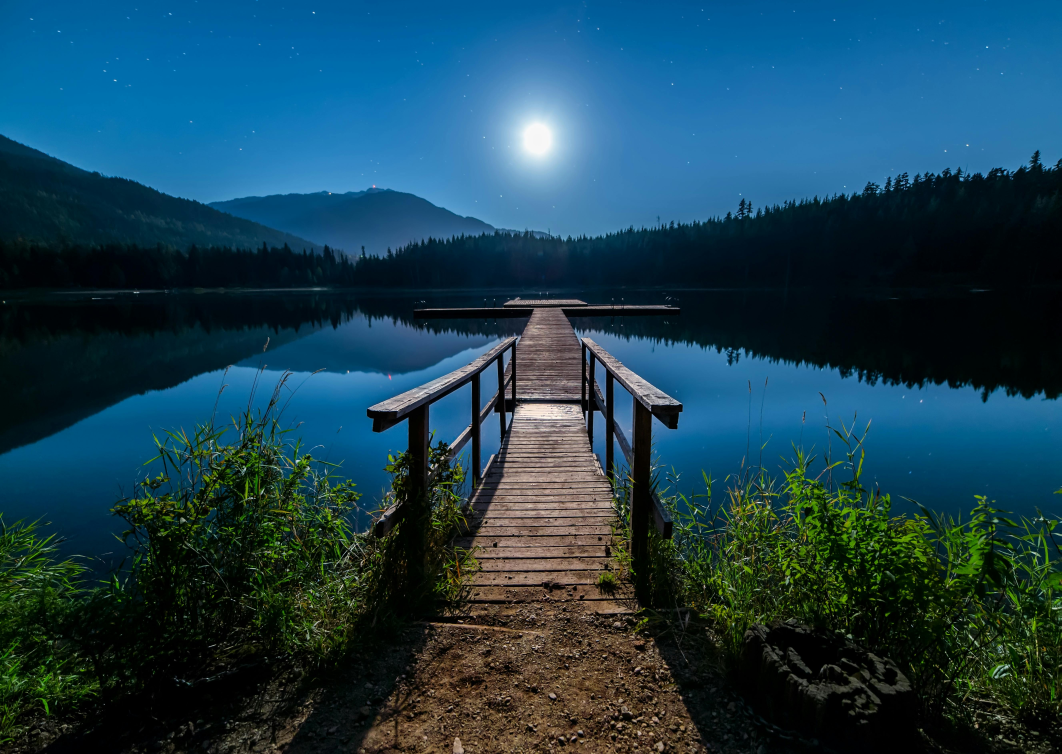
#> input picture Python Programming Certification/SelfPaced/Web Scrapping/image.jpg, 5306 x 3770 px (shown at 1/5 size)
$ jupyter execute --allow-errors OpenCVandBokeh.ipynb
#> lines starting #> are read from the running program, lines starting #| are printed output that depends on the picture; after the words box and inside, x2 and y2 are one past the last pixel; in counts of white or black regions, pixels touching at a corner belong together
[cell 1]
import scrapy
from scrapy.crawler import CrawlerRunner

[cell 2]
import crochet
crochet.setup

[cell 3]
class BookSpider(scrapy.Spider):
    name='BookSpider'
    start_urls=[
        'http://books.toscrape.com/page/1.html',
        'http://books.toscrape.com/page/2.html',
        'http://books.toscrape.com/page/3.html']

    def start_requests(self):
        return [scrapy.Request(url=url,callback=self.parse) for url in urls]

    def parse(self,response):
        book_list=response.css('article.product_pod>h3>a::attr(title)').getall()

        for i in book_list:
            print(i)

[cell 4]
from scrapy.crawler import CrawlerRunner
from scrapy.utils.project import get_project_settings

custom_settings = {
    'USER_AGENT': 'Mozilla/4.0 (compatible; MSIE 7.0; Windows NT 5.1)'
}

#> (the rest of this cell did not finish here and is left out)

[cell 5]
from twisted.internet import reactor
reactor.run()
#> (this line was passed over: twisted is not available in this run)

# Open Cv for Image

[cell 6]
import cv2

img=cv2.imread("image.jpg",1)
#> img is the input picture: shape (3770, 5306, 3); mean B, G, R 81.6, 64.9, 26.4
img_1=cv2.imread("image2.jpg",0)
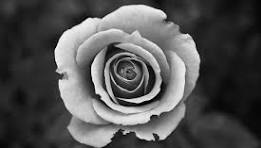
#> input picture Python Programming Certification/SelfPaced/Web Scrapping/image2.jpg, 261 x 148 px
#> img_1 is the input picture: shape (148, 261); min 0, max 255, mean 82.7
print(type(img_1))
#| <class 'numpy.ndarray'>
print(img_1)
#> (printed output is left out)
print(img_1.shape)
#| (148, 261)

[cell 7]
cv2.imshow('image2',img_1)
cv2.waitKey(0)
cv2.destroyAllWindows()

[cell 8]
import cv2

img_1 = cv2.imread("image2.jpg", 0)
resized_img = cv2.resize(img_1, (650, 500))
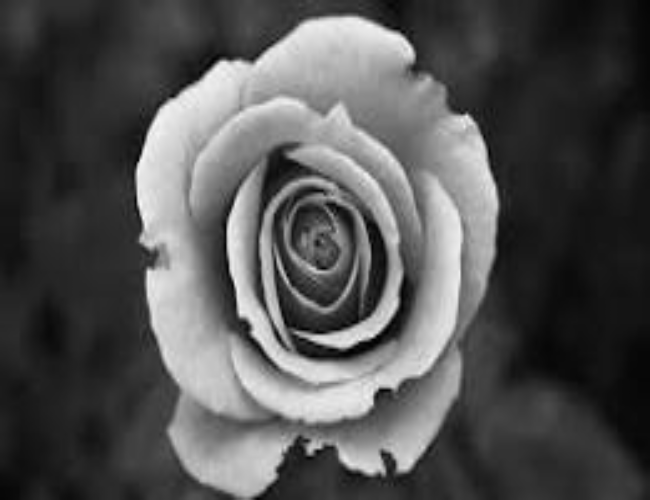
#> resized_img: shape (500, 650); min 1, max 248, mean 82.6

cv2.imshow("image2", resized_img)
cv2.waitKey(0)
cv2.destroyAllWindows()

# Face detection

[cell 9]
import cv2

face_cascade = cv2.CascadeClassifier(cv2.data.haarcascades + "haarcascade_frontalface_default.xml")
img = cv2.imread("Photo.JPG")
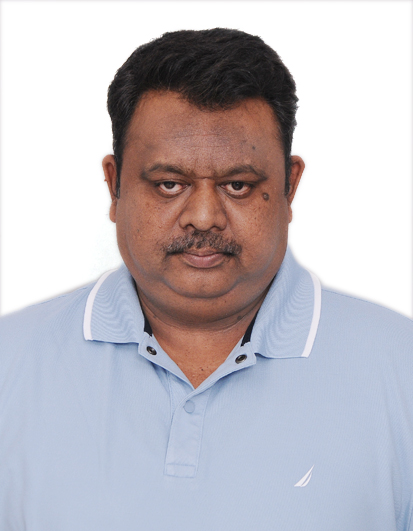
#> input picture Python Programming Certification/SelfPaced/Web Scrapping/Photo.JPG, 413 x 531 px
#> img is the input picture: shape (531, 413, 3); mean B, G, R 194.7, 188.4, 192.5
gray_img = cv2.cvtColor(img, cv2.COLOR_BGR2GRAY)
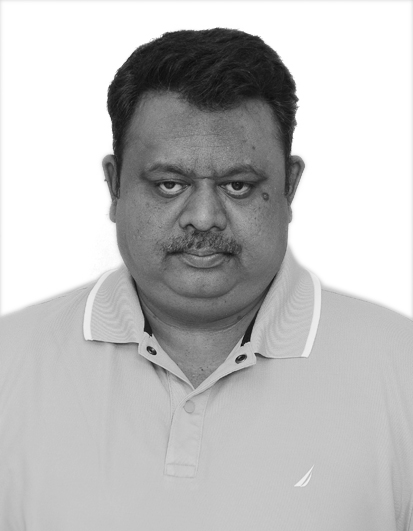
#> gray_img: shape (531, 413); min 9, max 255, mean 190.4
faces = face_cascade.detectMultiScale(gray_img, scaleFactor=1.05, minNeighbors=5)
#> faces = [[96, 103, 212, 212]]

#print(type(faces))
#print(faces)

for x,y,w,h in faces:
    img=cv2.rectangle(img,(x,y),(x+w , y+h),(0,255,0),3)
#> this loop made 1 pass
#> pass 1, `img=cv2.rectangle(img,(x,y),(x+w , y+h),(0,255,0),3)`:
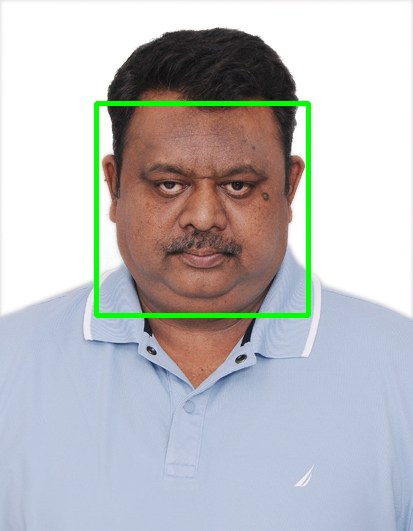
#> img: shape (531, 413, 3); 1.93% of pixels changed, all inside (x1, y1, x2, y2) = (94, 101, 311, 318)

resized=cv2.resize(img, (int(img.shape[1]/7),int(img.shape[1]/7)))
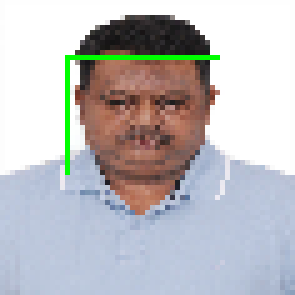
#> resized: shape (59, 59, 3) (shown 5 times larger); mean B, G, R 192.3, 189.9, 189.9
cv2.imshow("Gray",resized)

cv2.waitKey(0)
cv2.destroyAllWindows()
